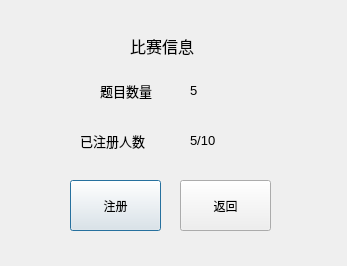
<?xml version="1.0" encoding="UTF-8"?>
<ui version="4.0">
 <class>RegContest</class>
 <widget class="QDialog" name="RegContest">
  <property name="geometry">
   <rect>
    <x>0</x>
    <y>0</y>
    <width>347</width>
    <height>266</height>
   </rect>
  </property>
  <property name="windowTitle">
   <string>Dialog</string>
  </property>
  <widget class="QLabel" name="label">
   <property name="geometry">
    <rect>
     <x>130</x>
     <y>20</y>
     <width>91</width>
     <height>51</height>
    </rect>
   </property>
   <property name="font">
    <font>
     <family>宋体</family>
     <pointsize>12</pointsize>
    </font>
   </property>
   <property name="text">
    <string>比赛信息</string>
   </property>
  </widget>
  <widget class="QPushButton" name="regButton">
   <property name="geometry">
    <rect>
     <x>70</x>
     <y>180</y>
     <width>91</width>
     <height>51</height>
    </rect>
   </property>
   <property name="text">
    <string>注册</string>
   </property>
  </widget>
  <widget class="QLabel" name="label_2">
   <property name="geometry">
    <rect>
     <x>100</x>
     <y>70</y>
     <width>71</width>
     <height>41</height>
    </rect>
   </property>
   <property name="font">
    <font>
     <family>宋体</family>
     <pointsize>10</pointsize>
    </font>
   </property>
   <property name="text">
    <string>题目数量</string>
   </property>
  </widget>
  <widget class="QLabel" name="label_3">
   <property name="geometry">
    <rect>
     <x>80</x>
     <y>120</y>
     <width>101</width>
     <height>41</height>
    </rect>
   </property>
   <property name="font">
    <font>
     <family>宋体</family>
     <pointsize>10</pointsize>
    </font>
   </property>
   <property name="text">
    <string>已注册人数</string>
   </property>
  </widget>
  <widget class="QPushButton" name="returnButton">
   <property name="geometry">
    <rect>
     <x>180</x>
     <y>180</y>
     <width>91</width>
     <height>51</height>
    </rect>
   </property>
   <property name="text">
    <string>返回</string>
   </property>
  </widget>
  <widget class="QLabel" name="proLabel">
   <property name="geometry">
    <rect>
     <x>190</x>
     <y>70</y>
     <width>72</width>
     <height>41</height>
    </rect>
   </property>
   <property name="font">
    <font>
     <family>Segoe UI</family>
     <pointsize>10</pointsize>
    </font>
   </property>
   <property name="text">
    <string>5</string>
   </property>
  </widget>
  <widget class="QLabel" name="regLabel">
   <property name="geometry">
    <rect>
     <x>190</x>
     <y>120</y>
     <width>72</width>
     <height>41</height>
    </rect>
   </property>
   <property name="font">
    <font>
     <family>Segoe UI</family>
     <pointsize>10</pointsize>
     <weight>50</weight>
     <bold>false</bold>
    </font>
   </property>
   <property name="text">
    <string>5/10</string>
   </property>
  </widget>
 </widget>
 <resources/>
 <connections/>
</ui>
